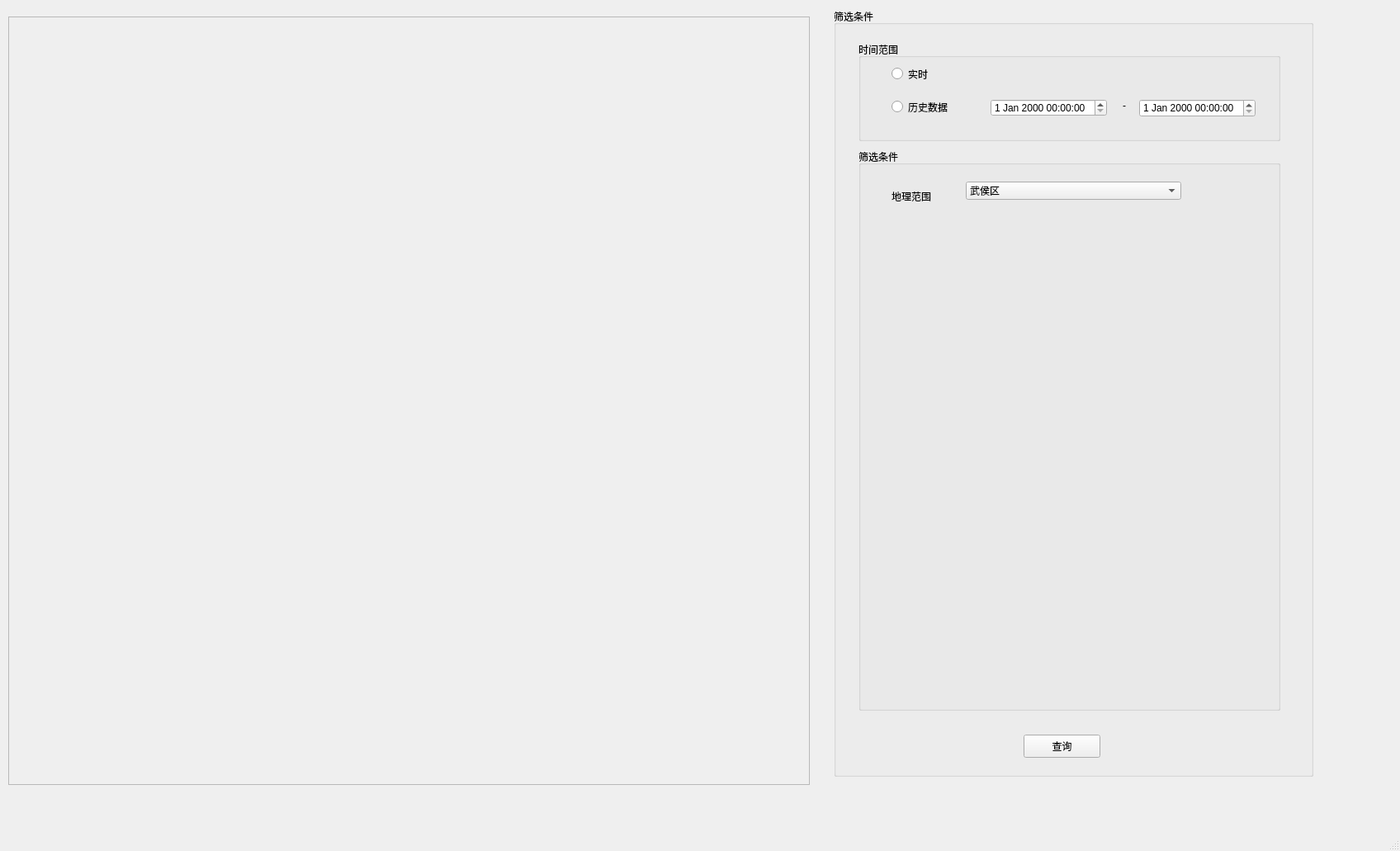
<?xml version="1.0" encoding="UTF-8"?>
<ui version="4.0">
 <class>MainWindow</class>
 <widget class="QMainWindow" name="MainWindow">
  <property name="geometry">
   <rect>
    <x>0</x>
    <y>0</y>
    <width>1696</width>
    <height>1031</height>
   </rect>
  </property>
  <property name="windowTitle">
   <string>MainWindow</string>
  </property>
  <widget class="QWidget" name="centralwidget">
   <widget class="QFrame" name="frame">
    <property name="geometry">
     <rect>
      <x>10</x>
      <y>20</y>
      <width>971</width>
      <height>931</height>
     </rect>
    </property>
    <property name="frameShape">
     <enum>QFrame::StyledPanel</enum>
    </property>
    <property name="frameShadow">
     <enum>QFrame::Raised</enum>
    </property>
    <widget class="QLabel" name="label">
     <property name="geometry">
      <rect>
       <x>-590</x>
       <y>-30</y>
       <width>1701</width>
       <height>1021</height>
      </rect>
     </property>
     <property name="minimumSize">
      <size>
       <width>1701</width>
       <height>0</height>
      </size>
     </property>
     <property name="maximumSize">
      <size>
       <width>1701</width>
       <height>16777215</height>
      </size>
     </property>
     <property name="text">
      <string/>
     </property>
     <property name="pixmap">
      <pixmap resource="resources.qrc">:/resources/QQ图片20201212221406.png</pixmap>
     </property>
     <property name="scaledContents">
      <bool>false</bool>
     </property>
    </widget>
   </widget>
   <widget class="QGroupBox" name="groupBox">
    <property name="geometry">
     <rect>
      <x>1010</x>
      <y>10</y>
      <width>581</width>
      <height>931</height>
     </rect>
    </property>
    <property name="title">
     <string>筛选条件</string>
    </property>
    <widget class="QGroupBox" name="groupBox_2">
     <property name="geometry">
      <rect>
       <x>30</x>
       <y>40</y>
       <width>511</width>
       <height>121</height>
      </rect>
     </property>
     <property name="title">
      <string>时间范围</string>
     </property>
     <widget class="QRadioButton" name="radioButton">
      <property name="geometry">
       <rect>
        <x>40</x>
        <y>30</y>
        <width>115</width>
        <height>19</height>
       </rect>
      </property>
      <property name="text">
       <string>实时</string>
      </property>
     </widget>
     <widget class="QRadioButton" name="radioButton_2">
      <property name="geometry">
       <rect>
        <x>40</x>
        <y>70</y>
        <width>115</width>
        <height>19</height>
       </rect>
      </property>
      <property name="text">
       <string>历史数据</string>
      </property>
     </widget>
     <widget class="QDateTimeEdit" name="dateTimeEdit">
      <property name="geometry">
       <rect>
        <x>340</x>
        <y>70</y>
        <width>141</width>
        <height>22</height>
       </rect>
      </property>
     </widget>
     <widget class="QDateTimeEdit" name="dateTimeEdit_2">
      <property name="geometry">
       <rect>
        <x>160</x>
        <y>70</y>
        <width>141</width>
        <height>21</height>
       </rect>
      </property>
     </widget>
     <widget class="QLabel" name="label_2">
      <property name="geometry">
       <rect>
        <x>320</x>
        <y>70</y>
        <width>21</width>
        <height>16</height>
       </rect>
      </property>
      <property name="text">
       <string>-</string>
      </property>
     </widget>
    </widget>
    <widget class="QGroupBox" name="groupBox_3">
     <property name="geometry">
      <rect>
       <x>30</x>
       <y>170</y>
       <width>511</width>
       <height>681</height>
      </rect>
     </property>
     <property name="title">
      <string>筛选条件</string>
     </property>
     <widget class="QComboBox" name="comboBox">
      <property name="geometry">
       <rect>
        <x>130</x>
        <y>40</y>
        <width>261</width>
        <height>22</height>
       </rect>
      </property>
      <item>
       <property name="text">
        <string>武侯区</string>
       </property>
      </item>
      <item>
       <property name="text">
        <string>锦江区</string>
       </property>
      </item>
      <item>
       <property name="text">
        <string>青羊区</string>
       </property>
      </item>
      <item>
       <property name="text">
        <string>新都区</string>
       </property>
      </item>
      <item>
       <property name="text">
        <string>双流区</string>
       </property>
      </item>
      <item>
       <property name="text">
        <string>温江区</string>
       </property>
      </item>
     </widget>
     <widget class="QLabel" name="label_3">
      <property name="geometry">
       <rect>
        <x>40</x>
        <y>50</y>
        <width>72</width>
        <height>15</height>
       </rect>
      </property>
      <property name="text">
       <string>地理范围</string>
      </property>
     </widget>
    </widget>
    <widget class="QPushButton" name="selectButton">
     <property name="geometry">
      <rect>
       <x>230</x>
       <y>880</y>
       <width>93</width>
       <height>28</height>
      </rect>
     </property>
     <property name="text">
      <string>查询</string>
     </property>
    </widget>
   </widget>
  </widget>
  <widget class="QMenuBar" name="menubar">
   <property name="geometry">
    <rect>
     <x>0</x>
     <y>0</y>
     <width>1696</width>
     <height>26</height>
    </rect>
   </property>
  </widget>
  <widget class="QStatusBar" name="statusbar"/>
 </widget>
 <resources>
  <include location="resources.qrc"/>
 </resources>
 <connections/>
</ui>
